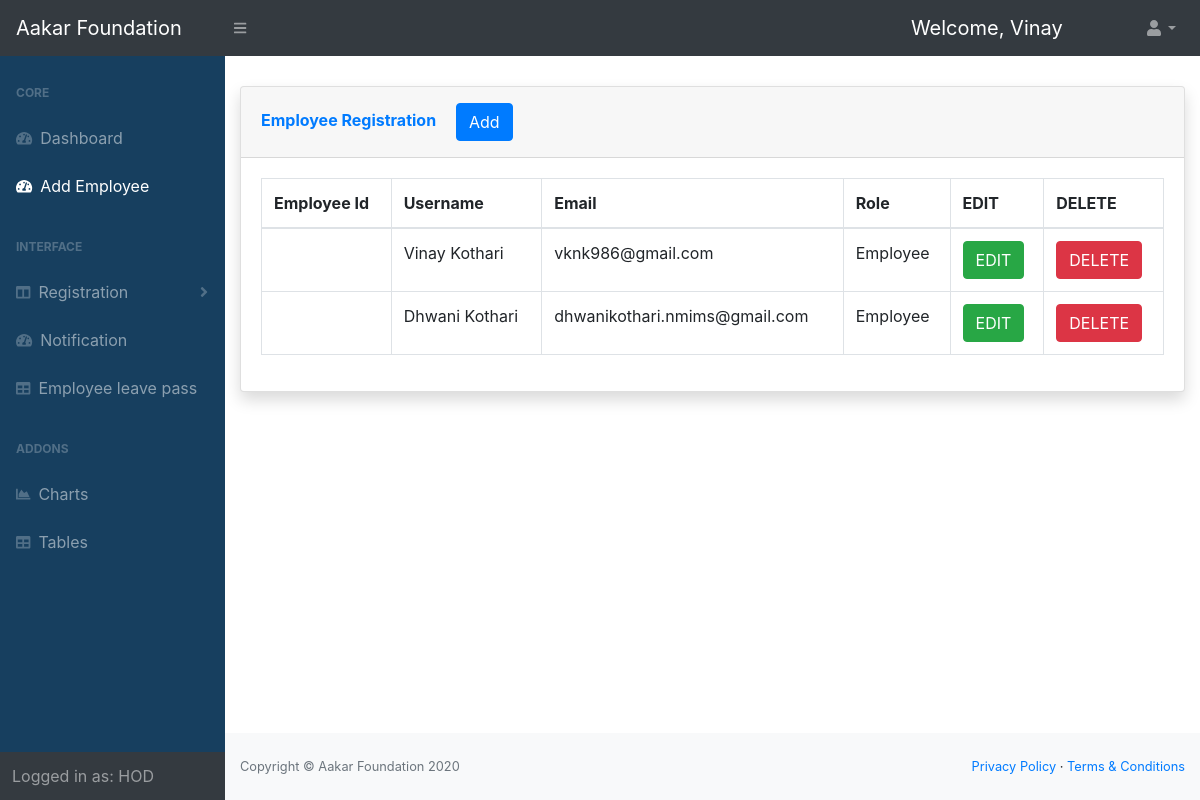
The page /hod_3/add_employee_3.php (signed in) on the database its author committed.
### tables this page shows
CREATE TABLE `employee` (
  `employee_id` varchar(20) NOT NULL,
  `username` varchar(45) NOT NULL,
  `email` varchar(45) NOT NULL,
  `password` text NOT NULL,
  `first_name` varchar(45) NOT NULL,
  `last_name` varchar(45) NOT NULL,
  `hod_id` varchar(20) NOT NULL
);

### php-utils/signup.utils.php (called while the page is built, shortened)
<?php
if(!function_exists("getUserData")) {
  function getUserData($link,$type,$assignedBy) {
    $query = "SELECT * FROM `".$type."` ".
    (
      (strcmp($type,'employee')==0) ? "WHERE `hod_id` = ".$assignedBy : ""
    )
    .";";
    $result = mysqli_query($link,$query);
    return $result;
  }
}
?>

### hod_3/add_employee_3.php (the view, shortened to what this page needs)
<?php
include('header_3.php');
include('navbar_3.php');
include('../php-utils/db/db.variables.php');
include('../php-utils/db/db.connection.php');
include('../php-utils/signup.utils.php');
$link = connectionToDB($host, $username, $pass, $db);
$result = getUserData($link,'employee',$_SESSION['id']);
?>
    <main style="margin-top: 30px;">
        <div class="container-fluid">
            <div class="card shadow mb-4">
                <div class="card-header py-3">
                    <h6 class="m-0 font-weight-bold text-primary">Employee Registration
                        <button type="button" class="ml-3 btn btn-primary text-left" data-toggle="modal" data-target="#addadminprofile">Add</button>
                    </h6>
                </div>
                <div class="card-body">
                    <div class="table-responsive">
                        <table class="table table-bordered" id="dataTable" width="100%" cellspacing="0">
                            <thead>
                                <tr>
                                    <th> Employee Id</th>
                                    <th> Username </th>
                                    <th> Email </th>
                                    <th> Role </th>
                                    <th> EDIT </th>
                                    <th> DELETE </th>
                                </tr>
                            </thead>
                            <tbody>
                            <?php
while($row = mysqli_fetch_array($result,MYSQLI_ASSOC)){
echo '<tr>
<td>'.$row['id'].'</td>
<td>'.$row['first_name'].' '.$row['last_name'].'</td>
<td>'.$row['email'].'</td>
<td>Employee</td>
<td>
<button type="submit" name="edit_btn" class="btn btn-success"> EDIT</button>
</td>
<td>
<button type="submit" name="delete_btn" class="btn btn-danger"> DELETE</button>
</td>
</tr>';
}
?>
                            </tbody>
                        </table>
                    </div>
                </div>
            </div>
        </div>
    </main>
		<?php
		include('footer_3.php');
		include('scripts_3.php');
		?>

### rows shown on the page
employee: first_name "Vinay", last_name "Kothari", email "vknk986@gmail.com"
employee: first_name "Dhwani", last_name "Kothari", email "dhwanikothari.nmims@gmail.com"

### other values the page prints
$_SESSION['firstname'] "Vinay"
